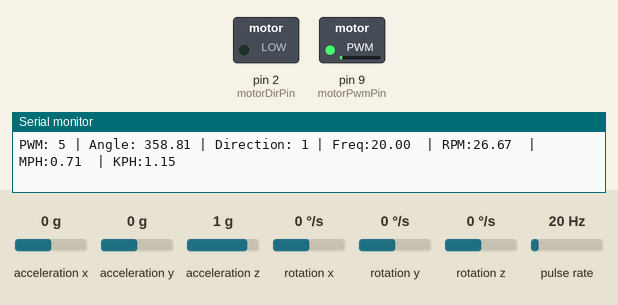
This sketch was run on a simulated Arduino Uno, built with avr-gcc and run on an emulated ATmega328P. Shown: switched loads named in the sketch (green lamp = pin HIGH), the last lines printed to the serial monitor. Wiring (inferred from the names in the program): pulse sensor: data pin 12; MPU-6050 motion sensor at I2C address 0x68. Inputs (shaded band) come from the test bench; at power-on: acceleration y 0 g, acceleration z 1 g, acceleration x 0 g, rotation x 0 °/s, rotation y 0 °/s, rotation z 0 °/s, pulse rate 20 Hz.

Above: at 1.2 s.
1.3 s: acceleration y set to -1.4 g
At 2.4 s:
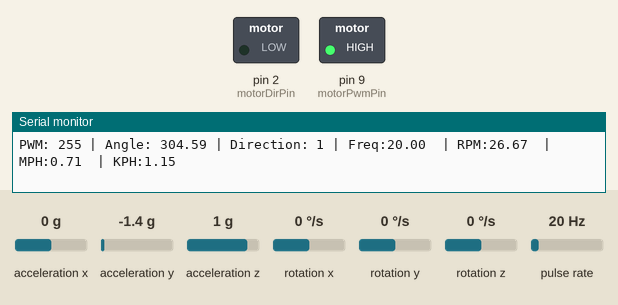
2.8 s: acceleration y set to 0.8 g
At 3.5 s:
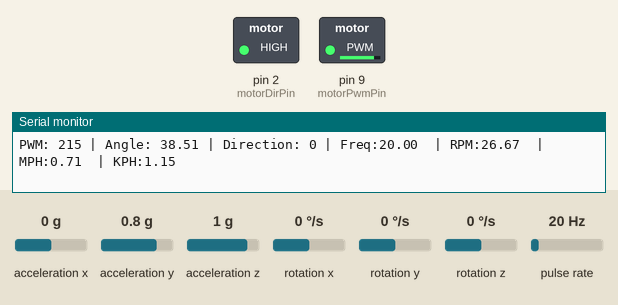
4.3 s: acceleration z set to 1.4 g
At 4.7 s:
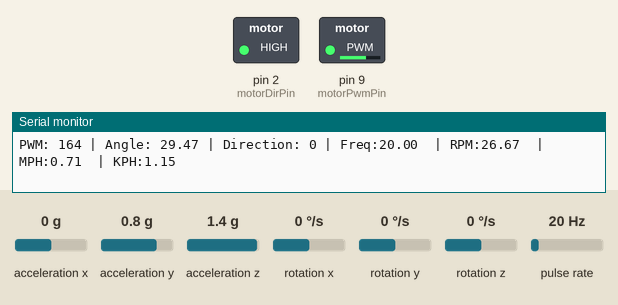
5.8 s: acceleration y set to -0.8 g
At 7.0 s:
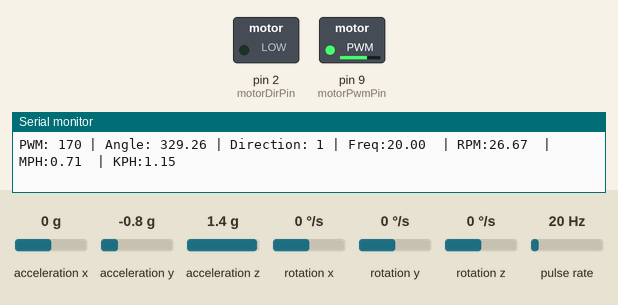
10.3 s: acceleration y set to 0 g
At 11.6 s:
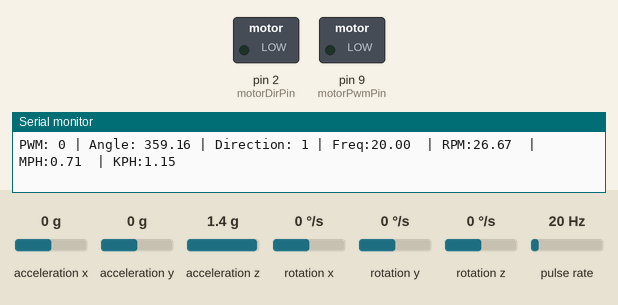
Timing chart, 0 to 12.8 s (numbered marks = the images above; inputs shaded):
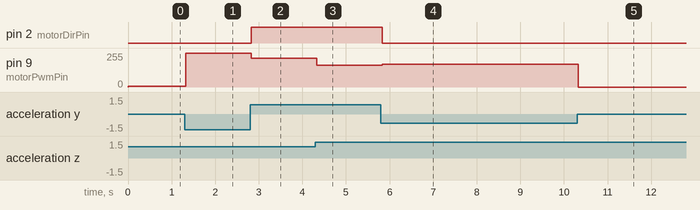

The sketch:

angle2pwm.ino
```cpp
#include <Wire.h>

const int MPU_addr=0x68; // I2C address for the MPU
int16_t AcX,AcY,AcZ; // Variables for accelerometer X,Y,Z

int minVal=265; // Minimum value for angle
int maxVal=402; // Maximum value for angle

double x; //x, y, and z angle, for MPU
double y;
double z;

const unsigned int BUFFER_SIZE = 16;          // Serial receive buffer size
const double BAUD_RATE = 115200;  // Serial port baud rate
const double WHEEL_DIAMETER_IN = 9;            // Motor wheel diamater (inches)
const double WHEEL_CIRCUMFERENCE_IN = 28.27;     // Motor wheel circumference (inches)
const double WHEEL_DIAMETER_CM = 22.86;           // Motor wheel diamater (centimeters)
const double WHEEL_CIRCUMFERENCE_CM = 71.82;      // Motor wheel circumference (centimeters)


const int motorPwmPin = 9;      // PWM pin for motor speed
const int speedPin = 12;        // SC Speed Pulse Output from RioRand board
const int motorDirPin = 2;      // Direction pin
const int brakeSwitchPin = 7;   // Brake switch pin
bool _dir = 0;            // Direction of the motor
int correctAngle = 0;

void setup() {
  // put your setup code here, to run once:
  Wire.begin();
  Wire.beginTransmission(MPU_addr);
  Wire.write(0x6B);
  Wire.write(0);
  Wire.endTransmission(true);
  Serial.begin(BAUD_RATE);

  pinMode(speedPin, INPUT);
  pinMode(motorPwmPin, OUTPUT);
  pinMode(motorDirPin, OUTPUT);
  pinMode(brakeSwitchPin, INPUT_PULLUP);  // Using internal pull-up resistor
}

// Function to get tilt angle from the MPU6050
float getTiltAngle() {
  Wire.beginTransmission(MPU_addr);
  Wire.write(0x3B);
  Wire.endTransmission(false);
  Wire.requestFrom(MPU_addr,14,true);
  AcX=Wire.read()<<8|Wire.read();
  AcY=Wire.read()<<8|Wire.read();
  AcZ=Wire.read()<<8|Wire.read();
  int xAng = map(AcX,minVal,maxVal,-90,90);
  int yAng = map(AcY,minVal,maxVal,-90,90);
  int zAng = map(AcZ,minVal,maxVal,-90,90);

  x= RAD_TO_DEG * (atan2(-yAng, -zAng)+PI);
  y= RAD_TO_DEG * (atan2(-xAng, -zAng)+PI);
  z= RAD_TO_DEG * (atan2(-yAng, -xAng)+PI);

  return x;
}

void loop() {

  // put your main code here, to run repeatedly:
  float _currentAngle = getTiltAngle();

  int PWM;

  if (_currentAngle <= 90.0) {
          int translateAngle = map(_currentAngle, 0, 45, 0, 255);
          PWM = constrain(translateAngle, 0, 255);
          digitalWrite(motorDirPin, HIGH);  // Forward
          _dir = 0;
      } else {
          int adjustedAngle = 360 - _currentAngle;
          int translateAngle = map(adjustedAngle, 0, 45, 0, 255);
          PWM = constrain(translateAngle, 0, 255);
          digitalWrite(motorDirPin, LOW);   // Backward
          _dir = 1;
      }
  /*
  int translateAngle = map(abs(_currentAngle), 0, 45, 0, 255);
  int PWM = constrain(abs(translateAngle), 0, 255);
  */
  analogWrite(motorPwmPin, PWM);

  double freq = 0;
  double rpm = 0;
  double mph = 0;
  double kph = 0;

  // Measure the time the pulse is Hi
  // If pulseIn times out then ontime will equal 0
  unsigned long ontime = pulseIn(speedPin, HIGH);

  // Only run calculations if ontime > 0
  if (ontime > 0)
  {
    // Calculate the period of the signal
    unsigned long period = ontime * 2;

    // Calculate the frequency
    freq = 1000000.0 / period;

    // Calculate the revolutions per minute
    rpm = freq / 45 * 60;

    // Calculate the miles per hour (mph) based on the wheel diameter or circumference
    //mph = (WHEEL_DIAMETER_IN * PI * rpm * 60) / 63360;
    mph = (WHEEL_CIRCUMFERENCE_IN * rpm * 60) / 63360;

    // Calculate the miles per hour (kph) based on the wheel diameter or circumference
    //kph = (WHEEL_DIAMETER_CM * PI * rpm * 60) / 1000;
    kph = (WHEEL_CIRCUMFERENCE_CM * rpm * 60) / 100000;
  }

  // Write data to the serial port
  Serial.print("PWM: "); Serial.print(PWM);
  Serial.print(" | Angle: "); Serial.print(_currentAngle);
  Serial.print(" | Direction: "); Serial.print(_dir);
  Serial.print((String)" | Freq:" + freq + " ");
  Serial.print((String)" | RPM:" + rpm + " ");
  Serial.print((String)" | MPH:" + mph + " ");
  Serial.println((String)" | KPH:" + kph + " ");
}
```

Measured:
- after the input at 1.3 s, pin 9 (motorPwmPin): 5/255 → 255/255 at once
- after the input at 2.8 s, pin 2 (motorDirPin): LOW → HIGH at once; pin 9 (motorPwmPin): 255/255 → 215/255 at once
- after the input at 4.3 s, pin 9 (motorPwmPin): 215/255 → 164/255 at once
- after the input at 5.8 s, pin 2 (motorDirPin): HIGH → LOW at once; pin 9 (motorPwmPin): 164/255 → 170/255 at once
- after the input at 10.3 s, pin 9 (motorPwmPin): 170/255 → 0/255 at once
